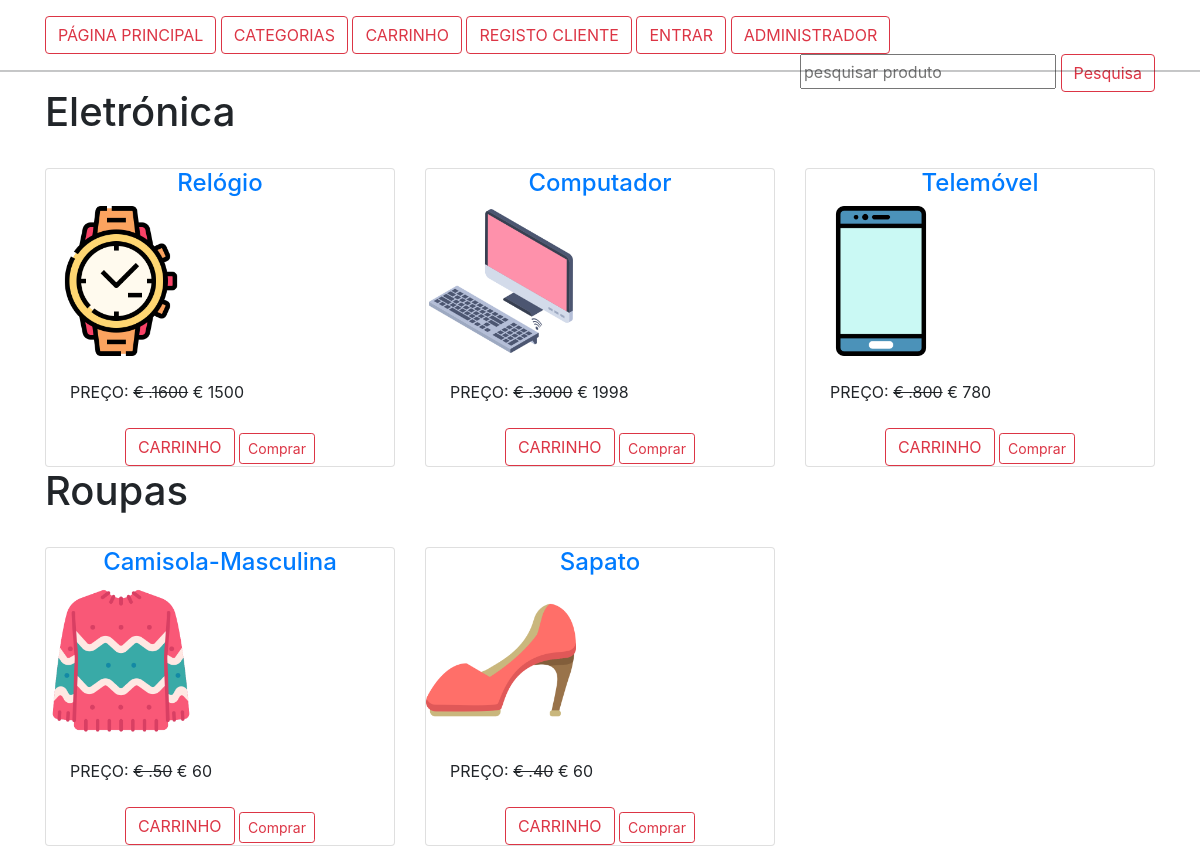
Screenshot of /todos-produtos/ with the database file from the repository.
### lojaapp/models.py (models this page shows, shortened)
class Categoria(models.Model):
    titulo = models.CharField(max_length=200)
    slug = models.SlugField(unique=True)

class Produto(models.Model):
    titulo = models.CharField(max_length=200)
    slug = models.SlugField(unique=True)
    categoria = models.ForeignKey(Categoria, on_delete=models.CASCADE)
    image = models.ImageField(upload_to='produtos')
    preco_mercado = models.PositiveIntegerField()
    venda =models.PositiveSmallIntegerField()
    descricao = models.TextField()
    garantia = models.CharField(max_length=600,null=True,blank=True)
    return_devolucao = models.CharField(max_length=300,null=True,blank=True)
    visualizacao = models.PositiveIntegerField(default=0)

### lojaapp/views.py (the view)
# urls.py: path("todos-produtos/", TodosProdutosView.as_view(), name="todosprodutos"),
class TodosProdutosView(LojaMix, TemplateView):
    template_name = "todosprodutos.html"
    def get_context_data(self, **kwargs):
        context = super().get_context_data(**kwargs)
        context['todoscategorias'] = Categoria.objects.all()
        return context

### lojaapp/views.py (called while the page is built)
  def dispatch(self, request, *args, **kwargs):
      carro_id = request.session.get("carro_id")
      if carro_id:
         carro_obj = Carro.objects.get(id=carro_id)
         if request.user.is_authenticated and Cliente.objects.filter(user=request.user).exists():
            carro_obj.cliente = request.user.cliente #abrir
            carro_obj.save()
      return super().dispatch(request, *args, **kwargs)

### templates/todosprodutos.html (shortened to what this page needs)
{% extends "base.html" %}
{% load static %}
{% block content%}
<div class="container">
    {% for cat in  todoscategorias %}
    <h1>{{cat.titulo}}</h1>
    <div  class="row">
        {% for lista in  cat.produto_set.all %}
        <div class="col-md-4">
            <div class="mt-4">
                <div class="card">
                    <h4 class="text-center"><a href=" {% url 'lojaapp:produtodetalhe' lista.slug %}"> {{lista.titulo }} </h4></a>
                      <img  class="text-center" src="{{lista.image.url}}" width="150">
                              <p class="m-4">PREÇO: <strike> € .{{lista.preco_mercado }}</strike> € {{lista.venda}}</p>
                            <div class="text-center ">
                                <a href="{% url 'lojaapp:meucarro'%}" class="btn btn-outline-danger">CARRINHO</a>
                                <button class="btn btn-outline-danger btn-sm mt-1">Comprar</button>
                             </div>
                            </div>
                  </div>
        </div>
{% endfor %}
</div>
{% endfor %}
</div>
{% endblock %}

### templates/base.html (shortened to what this page needs)
<!DOCTYPE html>
<html lang="pt">
    <head>
        <link rel ="stylesheet" href="https://cdn.jsdelivr.net/npm/bootstrap@5.1.3/dist/css/bootstrap.min.css">
        <link rel ="stylesheet" href="https://cdn.jsdelivr.net/npm/bootstrap@4.6.1/dist/css/bootstrap.min.css">
        <link href="//maxcdn.bootstrapcdn.com/bootstrap/4.1.1/css/bootstrap.min.css" rel="stylesheet" id="bootstrap-css">
    </head>
    <body>
        <div class="container mt-3" >
            <a href="{% url 'lojaapp:home'%}" class="btn btn-outline-danger">PÁGINA PRINCIPAL</a>
            <a href="{% url 'lojaapp:todosprodutos'%}" class="btn btn-outline-danger">CATEGORIAS</a>
            <a href="{% url 'lojaapp:meucarro'%}" class="btn btn-outline-danger">CARRINHO</a>
            {% if request.user.cliente %}
            seja bem vindo {{request.user.username}}
            <a href="{% url 'lojaapp:clienteperfil'%}" class="btn btn-outline-danger">Meu Perfil</a>
            <a href="{% url 'lojaapp:clientesair'%}" class="btn btn-outline-danger">Sair</a>
            {% else %}
            <a href="{% url 'lojaapp:clienteregistar'%}" class="btn btn-outline-danger">REGISTO CLIENTE</a>
            <a href="{% url 'lojaapp:clienteentrar'%}" class="btn btn-outline-danger">ENTRAR</a>
            <a href="{% url 'lojaapp:adminlogin'%}" class="btn btn-outline-danger">ADMINISTRADOR</a>
            {% endif %}
            <div  class="float-lg-right">
                <form action="{% url 'lojaapp:pesquisar' %}"  autocomplete="on" method="GET">
                <input  name="keyword" type="text" placeholder="pesquisar produto" style=" height: 35px;"   required>
                <button class="btn btn-outline-danger">Pesquisa</button>
                </form>
            </div>
      </div>
      <hr>
        {% block content %}
        {% endblock %}
    </body>
</html>

### rows the page displays
Categoria: titulo "Eletrónica"
Produto: titulo "Relógio", image (picture), preco_mercado "1600", venda "1500"
Produto: titulo "Computador", image (picture), preco_mercado "3000", venda "1998"
Produto: titulo "Telemóvel", image (picture), preco_mercado "800", venda "780"
Categoria: titulo "Roupas"
Produto: titulo "Camisola-Masculina", image (picture), preco_mercado "50", venda "60"
Produto: titulo "Sapato", image (picture), preco_mercado "40", venda "60"
